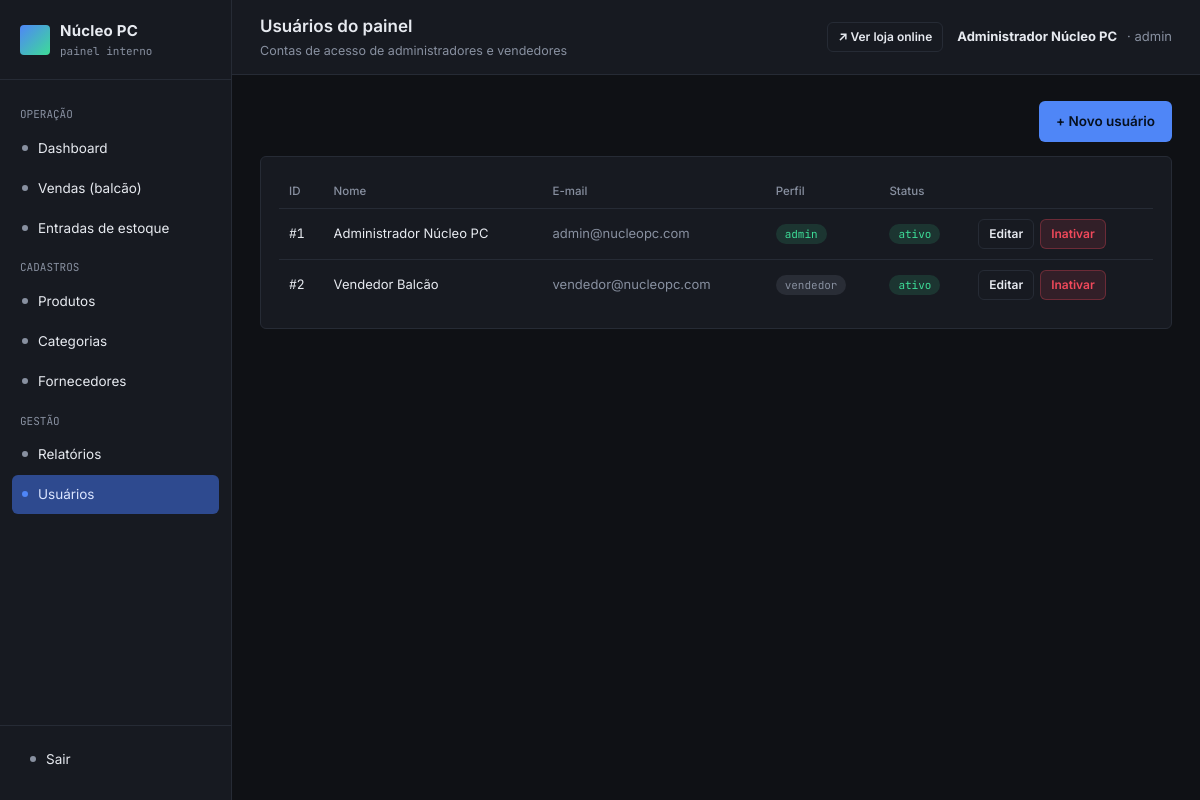
Screenshot of /admin/index.php?url=usuario/index (signed in) with the database file from the repository.
### tables this page shows
CREATE TABLE usuarios (
    id INT AUTO_INCREMENT PRIMARY KEY,
    nome VARCHAR(100) NOT NULL,
    email VARCHAR(150) NOT NULL UNIQUE,
    senha VARCHAR(255) NOT NULL,
    tipo ENUM('admin','vendedor') NOT NULL DEFAULT 'vendedor',
    ativo TINYINT(1) NOT NULL DEFAULT 1,
    reset_token VARCHAR(64) NULL,
    reset_token_expira DATETIME NULL,
    criado_em DATETIME DEFAULT CURRENT_TIMESTAMP
);

### admin/controllers/UsuarioController.php (called while the page is built, shortened)
<?php
class UsuarioController extends Controller
{
    public function index(): void
    {
        $model = $this->model('Usuario');
        $this->view('usuarios/index', [
            'usuarios' => $model->listarTodos(),
            'mensagem' => $_GET['msg'] ?? null,
        ]);
    }
}

### admin/core/App.php (called while the page is built, shortened)
<?php
class App
{
    protected string $method = 'index';
    public function __construct()
    {
        $url = $this->parseUrl();
        if (!empty($url[0])) {
            $controllerName = ucfirst(strtolower($url[0])) . 'Controller';
            $arquivoController = __DIR__ . '/../controllers/' . $controllerName . '.php';
            if (file_exists($arquivoController)) {
                unset($url[0]);
            }
        }
        $controllerObj = new $this->controller();
        if (!empty($url[1]) && method_exists($controllerObj, $url[1])) {
            $this->method = $url[1];
            unset($url[1]);
        }
        $this->params = $url ? array_values($url) : [];
        call_user_func_array([$controllerObj, $this->method], $this->params);
    }
    private function parseUrl(): array
    {
        if (isset($_GET['url'])) {
            $url = rtrim($_GET['url'], '/');
            $url = filter_var($url, FILTER_SANITIZE_URL);
            return explode('/', $url);
        }
        return [];
    }
}

### admin/index.php (called while the page is built, shortened)
<?php
require_once __DIR__ . '/core/App.php';
new App();

### admin/models/Usuario.php (called while the page is built, shortened)
<?php
class Usuario
{
    private PDO $db;
    public function __construct()
    {
        $this->db = Database::getConnection();
    }
    public function listarTodos(): array
    {
        return $this->db->query('SELECT id, nome, email, tipo, ativo, criado_em FROM usuarios ORDER BY nome ASC')->fetchAll();
    }
}

### admin/views/usuarios/index.php (the view, shortened to what this page needs)
<?php
require __DIR__ . '/../layout/header.php';
?>
<div style="display:flex; justify-content:flex-end; margin-bottom:14px;">
  <a href="index.php?url=usuario/novo" class="btn btn-primary">+ Novo usuário</a>
</div>
<div class="card">
  <table>
    <thead>
      <tr><th>ID</th><th>Nome</th><th>E-mail</th><th>Perfil</th><th>Status</th><th></th></tr>
    </thead>
    <tbody>
      <?php foreach ($usuarios as $u): ?>
        <tr>
          <td class="mono">#<?= $u['id'] ?></td>
          <td><?= htmlspecialchars($u['nome']) ?></td>
          <td class="text-muted"><?= htmlspecialchars($u['email']) ?></td>
          <td><span class="badge <?= $u['tipo'] === 'admin' ? 'badge-ok' : 'badge-off' ?>"><?= $u['tipo'] ?></span></td>
          <td><span class="badge <?= $u['ativo'] ? 'badge-ok' : 'badge-off' ?>"><?= $u['ativo'] ? 'ativo' : 'inativo' ?></span></td>
          <td>
            <div class="row-actions">
              <a class="btn btn-ghost btn-sm" href="index.php?url=usuario/editar/<?= $u['id'] ?>">Editar</a>
              <?php if ($u['ativo']): ?>
                <a class="btn btn-danger btn-sm" href="index.php?url=usuario/inativar/<?= $u['id'] ?>">Inativar</a>
              <?php else: ?>
                <a class="btn btn-ghost btn-sm" href="index.php?url=usuario/ativar/<?= $u['id'] ?>">Ativar</a>
              <?php endif; ?>
            </div>
          </td>
        </tr>
      <?php endforeach; ?>
    </tbody>
  </table>
</div>
<?php require __DIR__ . '/../layout/footer.php'; ?>

### admin/assets/css/admin.css (style rules this page uses)
:root { --bg: #0F1115; --panel: #171A21; --panel-2: #1D212B; --border: #262B35; --text: #E7EAF0; --muted: #8890A0; --accent: #4F86F7; --accent-dim: #2E4A8F; --warn: #F2A93B; --danger: #F1495B; --success: #3DDC97; --radius: 6px; --mono: 'JetBrains Mono', 'Consolas', monospace; --sans: 'Inter', 'Segoe UI', sans-serif; }
* { box-sizing: border-box; }
body { margin: 0; background: var(--bg); color: var(--text); font-family: var(--sans); font-size: 14px; line-height: 1.5; }
a { color: var(--accent); text-decoration: none; }
.card { background: var(--panel); border: 1px solid var(--border); border-radius: var(--radius); padding: 18px; }
table { width: 100%; border-collapse: collapse; font-size: 13px; }
thead th { text-align: left; color: var(--muted); font-weight: 500; font-size: 11.5px; padding: 8px 10px; border-bottom: 1px solid var(--border); }
tbody td { padding: 10px; border-bottom: 1px solid var(--border); }
tbody tr:last-child td { border-bottom: none; }
.mono { font-family: var(--mono); }
.text-muted { color: var(--muted); }
.badge { display: inline-block; padding: 2px 9px; border-radius: 100px; font-size: 11px; font-family: var(--mono); }
.badge-ok { background: rgba(61,220,151,.14); color: var(--success); }
.badge-off { background: rgba(136,144,160,.16); color: var(--muted); }
.btn { display: inline-flex; align-items: center; gap: 6px; padding: 9px 16px; border-radius: var(--radius); border: 1px solid transparent; font-size: 13.5px; font-weight: 600; cursor: pointer; font-family: var(--sans); }
.btn-primary { background: var(--accent); color: #06101F; }
.btn-ghost { background: transparent; border-color: var(--border); color: var(--text); }
.btn-danger { background: rgba(241,73,91,.12); color: var(--danger); border-color: rgba(241,73,91,.3); }
.btn-sm { padding: 5px 10px; font-size: 12px; }
.row-actions { display: flex; gap: 6px; }

### rows the page displays
usuarios: id "1", nome "Administrador Núcleo PC", email "admin@nucleopc.com", tipo "admin", ativo "ativo"
usuarios: id "2", nome "Vendedor Balcão", email "vendedor@nucleopc.com", tipo "vendedor", ativo "ativo"

### other values shown
$tituloPagina "Usuários do painel"
$subtituloPagina "Contas de acesso de administradores e vendedores"
$_SESSION['usuario_nome'] "Administrador Núcleo PC"
$_SESSION['usuario_tipo'] "admin"
